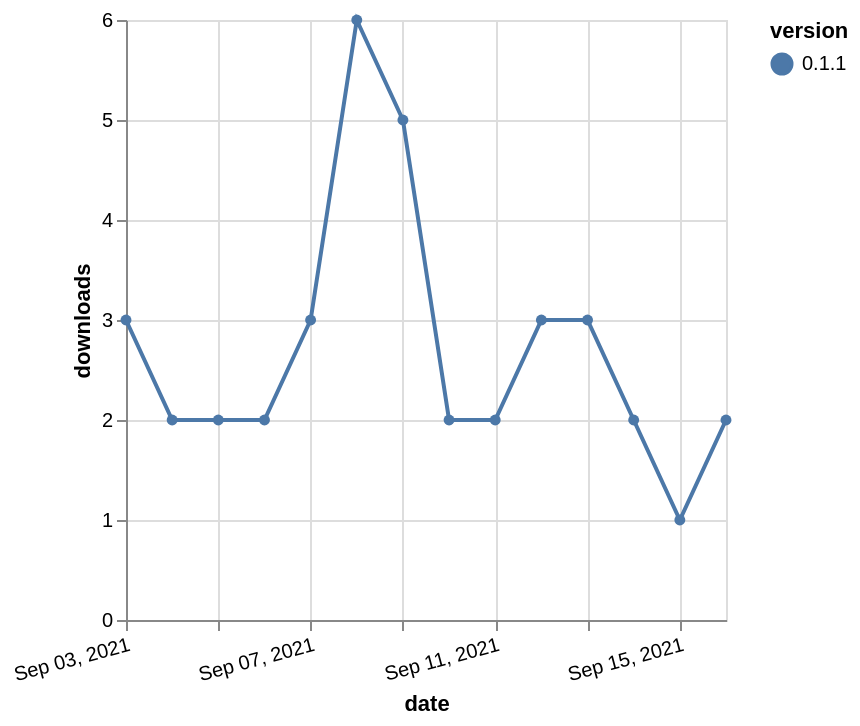

This figure's Vega-Lite source:
### Vega-Lite specification from a JSON file in a GitHub repository (floating-point values rounded to 4 significant figures)
{"$schema": "https://vega.github.io/schema/vega-lite/v5.json", "description": "A simple bar chart with embedded data.", "data": {"values": [{"date": "2021-09-03", "total": 3599, "delta": 3, "version": "0.1.1"}, {"date": "2021-09-04", "total": 3601, "delta": 2, "version": "0.1.1"}, {"date": "2021-09-05", "total": 3603, "delta": 2, "version": "0.1.1"}, {"date": "2021-09-06", "total": 3605, "delta": 2, "version": "0.1.1"}, {"date": "2021-09-07", "total": 3608, "delta": 3, "version": "0.1.1"}, {"date": "2021-09-08", "total": 3614, "delta": 6, "version": "0.1.1"}, {"date": "2021-09-09", "total": 3619, "delta": 5, "version": "0.1.1"}, {"date": "2021-09-10", "total": 3621, "delta": 2, "version": "0.1.1"}, {"date": "2021-09-11", "total": 3623, "delta": 2, "version": "0.1.1"}, {"date": "2021-09-12", "total": 3626, "delta": 3, "version": "0.1.1"}, {"date": "2021-09-13", "total": 3629, "delta": 3, "version": "0.1.1"}, {"date": "2021-09-14", "total": 3631, "delta": 2, "version": "0.1.1"}, {"date": "2021-09-15", "total": 3632, "delta": 1, "version": "0.1.1"}, {"date": "2021-09-16", "total": 3634, "delta": 2, "version": "0.1.1"}]}, "width": "container", "mark": {"type": "line", "point": {"filled": true}}, "encoding": {"x": {"field": "date", "type": "temporal", "timeUnit": "yearmonthdate", "title": "date", "axis": {"labelAngle": -15}}, "y": {"field": "delta", "type": "quantitative", "title": "downloads"}, "color": {"field": "version", "type": "nominal"}, "tooltip": {"field": "delta"}}}
